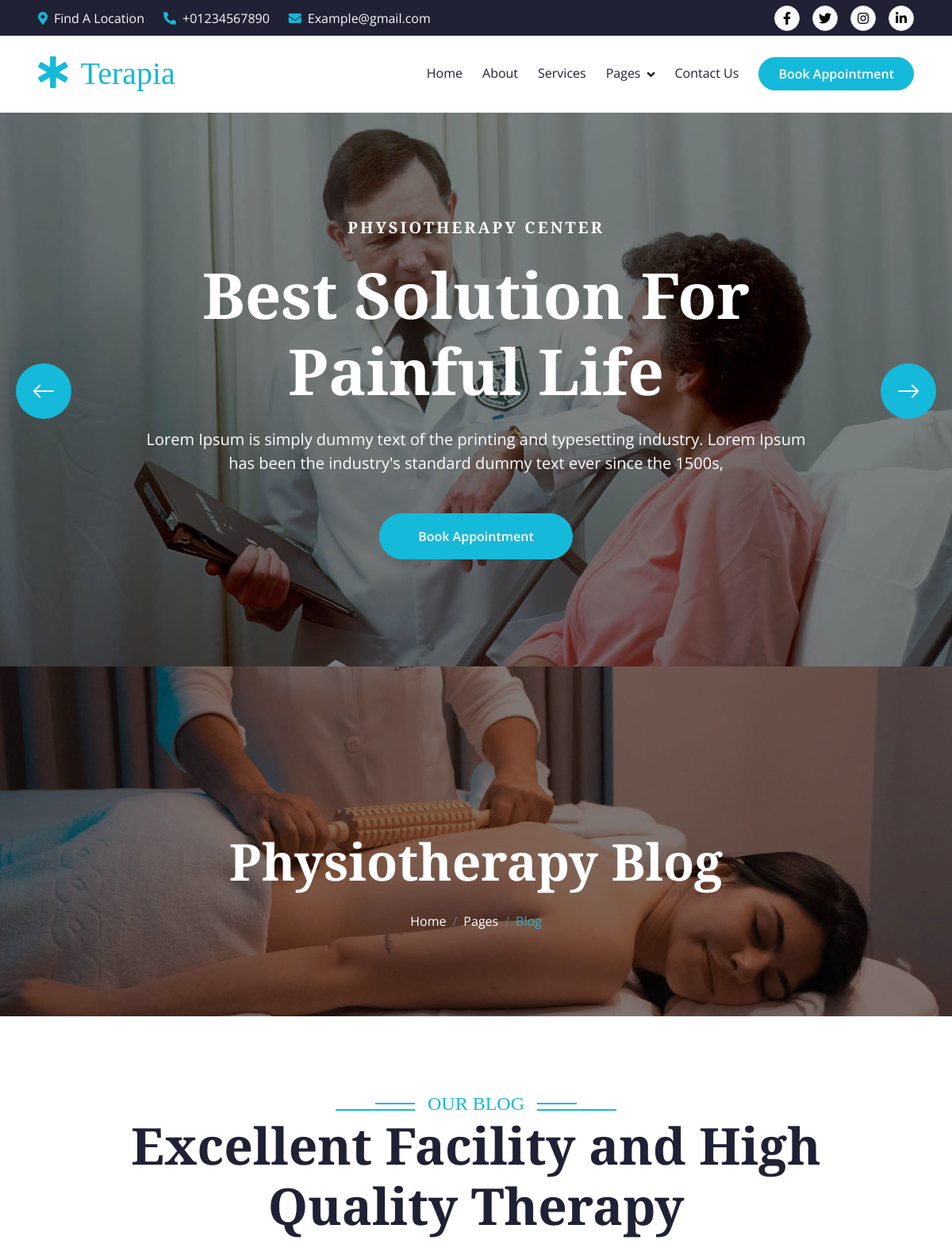
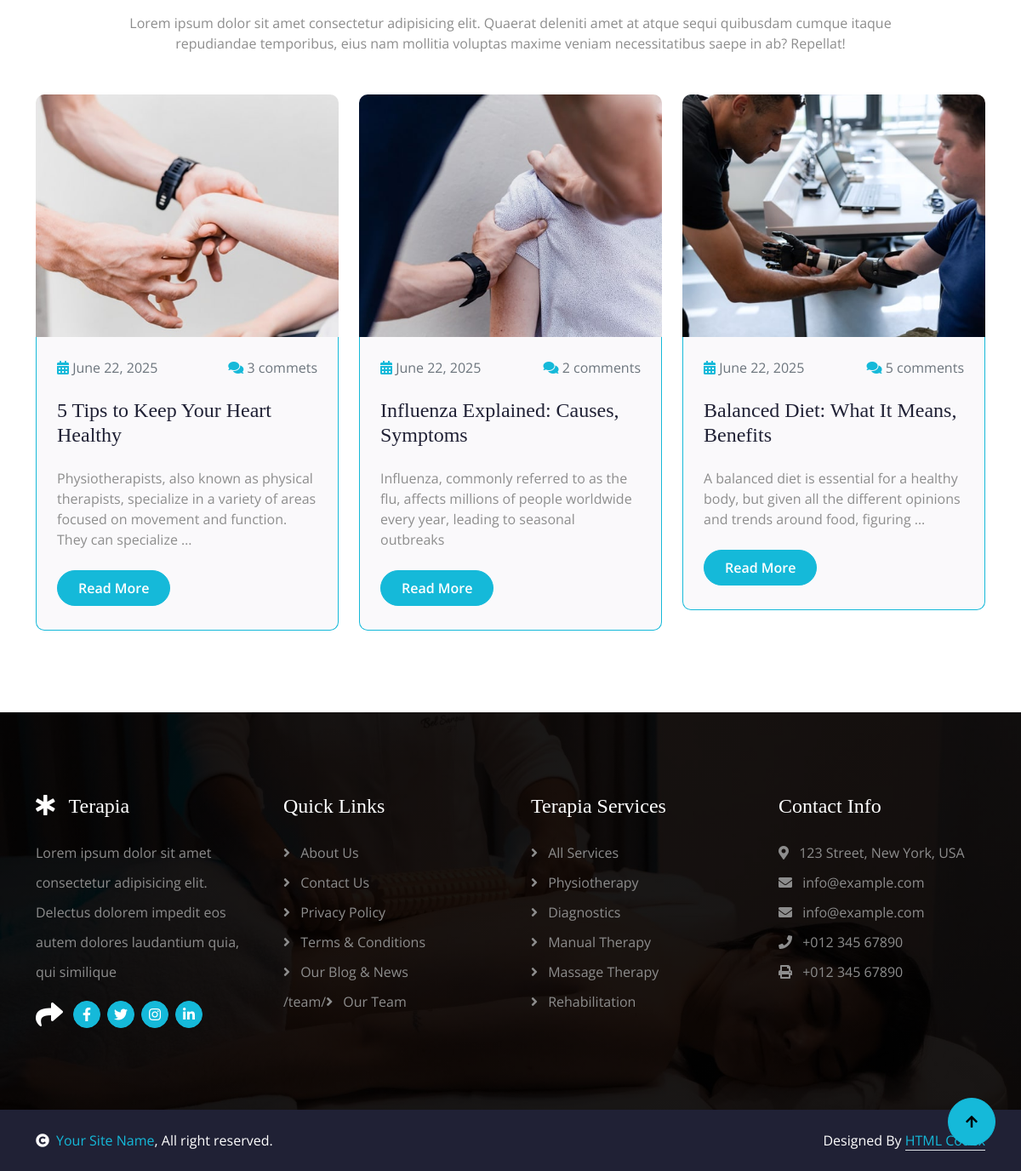
Screenshot of /blog/ with the database file from the repository (2 pictures, top to bottom).
### website/models.py (models this page shows, shortened)
class Blog(models.Model):
    b_name = models.CharField(max_length=100)
    b_date = models.DateField(auto_now_add=True)
    b_comment = models.TextField(max_length=200)
    b_image = models.ImageField(upload_to='blog/')
    b_con = models.TextField(max_length=2500, default='ok')  # ✅ Add this
    b_button = models.CharField(max_length=100, default='Read More')  # ✅ Add this

### website/views.py (the view)
# urls.py: 2. Add a URL to urlpatterns:  path('blog/', include('blog.urls'))
def blog(request):
    blog = Blog.objects.all()
    return render(request, 'blog.html', {'blog': blog})

### website/templates/blog.html (shortened to what this page needs)
{% extends 'base.html' %}
{% load static %}
{% block content %}
        <div class="container-fluid bg-breadcrumb">
            <div class="container text-center py-5" style="max-width: 900px;">
                <h3 class="text-white display-3 mb-4 wow fadeInDown" data-wow-delay="0.1s">Physiotherapy Blog</h1>
                <ol class="breadcrumb justify-content-center mb-0 wow fadeInDown" data-wow-delay="0.3s">
                    <li class="breadcrumb-item"><a href="index.html">Home</a></li>
                    <li class="breadcrumb-item"><a href="#">Pages</a></li>
                    <li class="breadcrumb-item active text-primary">Blog</li>
                </ol>
            </div>
        </div>
<div class="container-fluid blog py-5">
  <div class="container py-5">
    <div class="section-title mb-5 wow fadeInUp" data-wow-delay="0.1s">
      <div class="sub-style">
        <h4 class="sub-title px-3 mb-0">Our Blog</h4>
      </div>
      <h1 class="display-3 mb-4">Excellent Facility and High Quality Therapy</h1>
      <p class="mb-0">
        Lorem ipsum dolor sit amet consectetur adipisicing elit. Quaerat deleniti amet at atque sequi quibusdam cumque itaque repudiandae temporibus, eius nam mollitia voluptas maxime veniam necessitatibus saepe in ab? Repellat!
      </p>
    </div>
    <div class="row g-4 justify-content-center">
      {% for i in blog %}
      <div class="col-md-6 col-lg-6 col-xl-4 wow fadeInUp" data-wow-delay="0.1s">
        <div class="blog-item rounded">
          <div class="blog-img">
            <img src="{{ i.b_image.url }}" class="img-fluid w-100" alt="Image">
          </div>
          <div class="blog-centent p-4">
            <div class="d-flex justify-content-between mb-4">
              <p class="mb-0 text-muted">
                <i class="fa fa-calendar-alt text-primary"></i> {{ i.b_date }}
              </p>
              <a href="#" class="text-muted">
                <i class="fa fa-comments text-primary"></i> {{ i.b_comment }}
              </a>
            </div>
            <a href="#" class="h4">{{ i.b_button|default:"Read More" }}</a>
            <p class="my-4">{{ i.b_con|truncatewords:20 }}</p>
            <a href="#" class="btn btn-primary rounded-pill text-white py-2 px-4 mb-1">Read More</a>
          </div>
        </div>
      </div>
      {% endfor %}
    </div>
  </div>
</div>
{% endblock content%}

### website/static/css/style.css (style rules this page uses)
.btn { font-weight: 600; transition: .5s; }
.btn.btn-primary { box-shadow: inset 0 0 0 0 var(--bs-primary); }
.section-title { max-width: 900px; text-align: center; margin: 0 auto; }
.section-title .sub-style { position: relative; display: inline-block; text-transform: uppercase; color: var(--bs-primary); }
.section-title .sub-style::before { content: ""; width: 100px; position: absolute; top: 50%; left: 0; transform: translateY(-50%); margin-top: 8px; margin-left: -100px; border: 1px solid var(--bs-primary) !important; }
.section-title .sub-style::after { content: ""; width: 50px; position: absolute; top: 50%; left: 0; transform: translateY(-50%); margin-bottom: 5px; margin-left: -50px; border: 1px solid var(--bs-primary) !important; }
.sub-title { position: relative; display: inline-block; text-transform: uppercase; color: var(--bs-primary); }
.sub-title::before { content: ""; width: 100px; position: absolute; top: 50%; right: 0; transform: translateY(-50%); margin-top: 8px; margin-right: -100px; border: 1px solid var(--bs-primary) !important; }
.sub-title::after { content: ""; width: 50px; position: absolute; top: 50%; right: 0; transform: translateY(-50%); margin-bottom: 8px; margin-right: -50px; border: 1px solid var(--bs-primary) !important; }
.bg-breadcrumb { background: linear-gradient(rgba(0, 0, 0, 0.5), rgba(0, 0, 0, 0.5)), url(../img/carousel-2.jpg); background-position: center center; background-repeat: no-repeat; background-size: cover; padding: 160px 0 60px 0; }
.bg-breadcrumb .breadcrumb-item a { color: var(--bs-white) !important; }
.blog .blog-item .blog-img { position: relative; overflow: hidden; border-top-right-radius: 10px; border-top-left-radius: 10px; }
.blog .blog-item .blog-img::after { content: ""; position: absolute; top: 0; left: 0; width: 100%; height: 100%; border-top-right-radius: 10px; border-top-left-radius: 10px; transition: 0.5s; }
.blog .blog-item .blog-img img { transition: 0.5s; }
.blog .blog-item .blog-centent { background: var(--bs-light); border: 1px solid var(--bs-primary); border-top: 0; border-bottom-left-radius: 10px; border-bottom-right-radius: 10px; }

### rows the page displays
Blog: b_image (picture), b_date "June 22, 2025", b_comment "3 commets", b_button "5 Tips to Keep Your Heart Healthy", b_con "Physiotherapists, also known as physical therapists, specialize in a variety of areas focused on movement and function. They can specialize …"
Blog: b_image (picture), b_date "June 22, 2025", b_comment "2 comments", b_button "Influenza Explained: Causes, Symptoms", b_con "Influenza, commonly referred to as the flu, affects millions of people worldwide every year, leading to seasonal outbreaks"
Blog: b_image (picture), b_date "June 22, 2025", b_comment "5 comments", b_button "Balanced Diet: What It Means, Benefits", b_con "A balanced diet is essential for a healthy body, but given all the different opinions and trends around food, figuring …"
